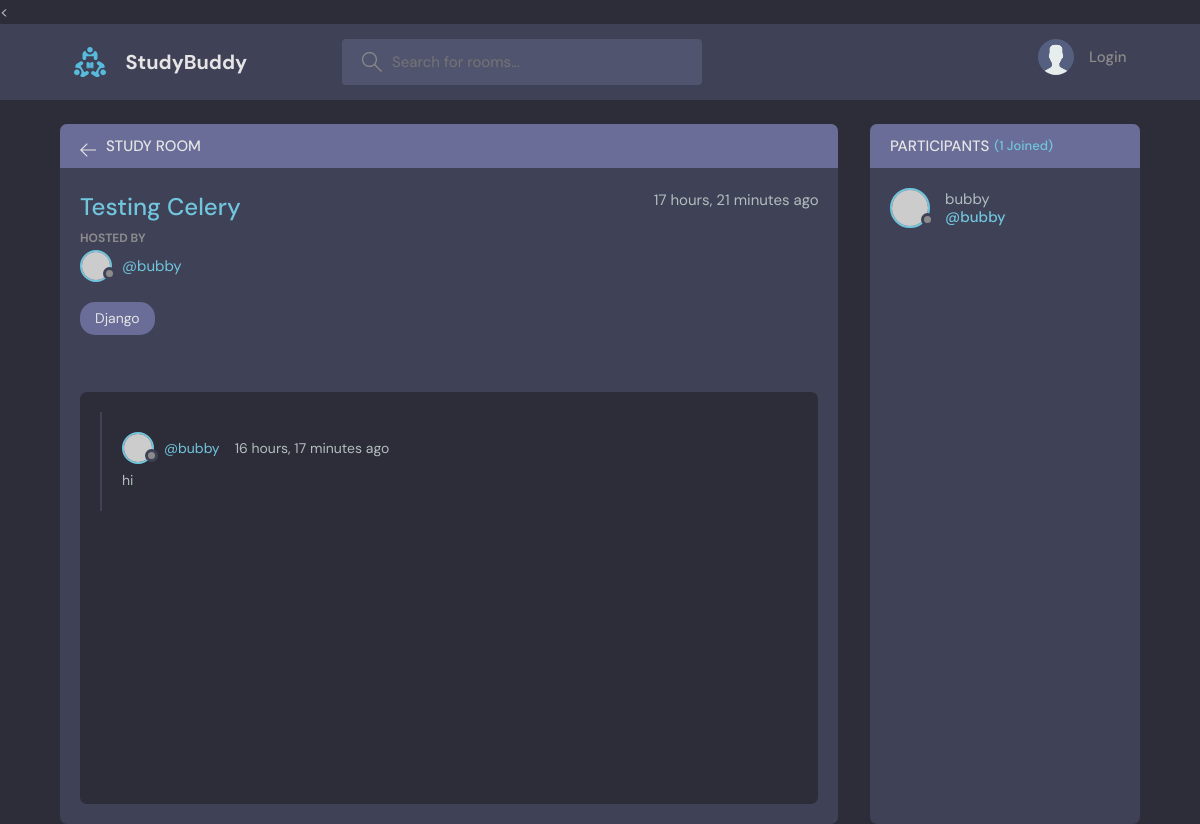
The app's page /room/10/, older data.
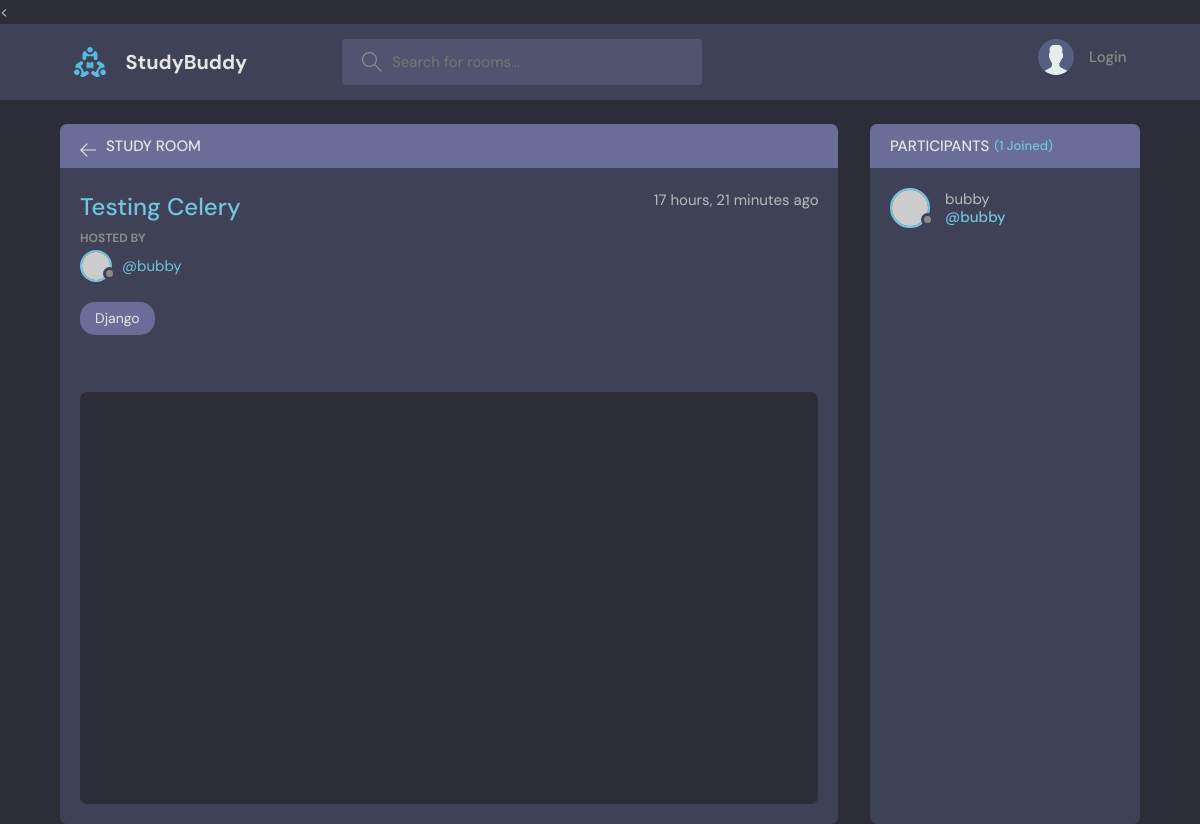
The same page, newer data.
### base/models.py (models this page shows, shortened)
class Room(models.Model):
    host = models.ForeignKey(User, on_delete=models.SET_NULL, null=True)
    topic = models.ForeignKey(Topic, on_delete=models.SET_NULL, null=True)
    name = models.CharField(max_length=200)
    description = models.TextField(null=True, blank=True)
    participants = models.ManyToManyField(User, related_name='participants', blank=True)
    updated = models.DateTimeField(auto_now=True)
    created = models.DateTimeField(auto_now_add=True)
    class Meta:
        ordering = ["-updated", "-created"]

class Topic(models.Model):
    name = models.CharField(max_length=200)
    def __str__(self):
        return self.name

class Message(models.Model):
    user = models.ForeignKey(User, on_delete=models.CASCADE)
    room = models.ForeignKey(Room, on_delete=models.CASCADE)
    body = models.TextField()
    updated = models.DateTimeField(auto_now=True)
    created = models.DateTimeField(auto_now_add=True)
    class Meta:
        ordering = ["-updated", "-created"]

### base/views.py (the view, shortened to what this page needs)
# urls.py: path('room/<str:pk>/', views.room, name="room"),
def room(request, pk):
    room = Room.objects.get(id=pk)
    room_messages = room.message_set.all()
    participants = room.participants.all()
    context = {"room": room, "room_messages":room_messages, "participants":participants}
    return render(request, "base/room.html", context)

### base/templates/base/room.html (shortened to what this page needs)
<{% extends 'main.html' %}
{% block content %}
    <main class="profile-page layout layout--2">
      <div class="container">
        <div class="room">
          <div class="room__top">
            <div class="room__topLeft">
              <a href="{% url 'home' %}">
                <svg version="1.1" xmlns="http://www.w3.org/2000/svg" width="32" height="32" viewBox="0 0 32 32">
                  <title>arrow-left</title>
                  <path
                    d="M13.723 2.286l-13.723 13.714 13.719 13.714 1.616-1.611-10.96-10.96h27.625v-2.286h-27.625l10.965-10.965-1.616-1.607z"
                  ></path>
                </svg>
              </a>
              <h3>Study Room</h3>
            </div>
          </div>
          <div class="room__box scroll">
            <div class="room__header scroll">
              <div class="room__info">
                <h3>{{room.name}}</h3>
                <span>{{room.created|timesince}} ago</span>
              </div>
              <div class="room__hosted">
                <p>Hosted By</p>
                <a href="{% url 'user-profile' room.host.id %}" class="room__author">
                  <div class="avatar avatar--small">
                    <img src="https://randomuser.me/api/portraits/men/37.jpg" />
                  </div>
                  <span>@{{room.host.username}}</span>
                </a>
              </div>
              <span class="room__topics">{{room.topic}}</span>
            </div>
            <div class="room__conversation">
              <div class="threads scroll">
                {% for message in room_messages %}
                <div class="thread">
                  <div class="thread__top">
                    <div class="thread__author">
                      <a href="{% url 'user-profile' message.user.id %}" class="thread__authorInfo">
                        <div class="avatar avatar--small">
                          <img src="https://randomuser.me/api/portraits/men/37.jpg" />
                        </div>
                        <span>@{{message.user.username}}</span>
                      </a>
                      <span class="thread__date">{{message.created|timesince}} ago</span>
                    </div>
                  </div>
                  <div class="thread__details">
                    {{message.body}}
                  </div>
                </div>
                {% endfor %}
              </div>
            </div>
          </div>
        </div>
        <div class="participants">
          <h3 class="participants__top">Participants <span>({{participants.count}} Joined)</span></h3>
          <div class="participants__list scroll">
            {% for participant in participants %}
            <a href="{% url 'user-profile' participant.id %}" class="participant">
              <div class="avatar avatar--medium">
                <img src="https://randomuser.me/api/portraits/men/37.jpg" />
              </div>
              <p>
                {{participant.username}}
                <span>@{{participant.username}}</span>
              </p>
            </a>
            {% endfor %}
          </div>
        </div>
      </div>
    </main>
{% endblock %}

### templates/main.html (shortened to what this page needs)
<!DOCTYPE html>
{% load static %}
<html lang="en">
  <head>
    <link rel="stylesheet" href="{%static 'styles/style.css'%}" />
  </head>
  <body>
    {% include "navbar.html"%}
    {% block content %}
    {% endblock %}
  </body>
</html>

### templates/navbar.html (shortened to what this page needs)
{% load static %}
<header class="header header--loggedIn">
    <div class="container">
      <a href="{% url 'home' %}" class="header__logo">
        <img src="{% static 'images/logo.svg' %}" />
        <h1>StudyBuddy</h1>
      </a>
      <form class="header__search" method="GET" action="{% url 'home' %}">
        <label>
          <input name="q" placeholder="Search for rooms..." />
        </label>
      </form>
      <nav class="header__menu">
        {% if request.user.is_authenticated %}
        <div class="header__user">
          <a href="{% url 'user-profile' request.user.id %}">
            <div class="avatar avatar--medium active">
              <img src="https://randomuser.me/api/portraits/men/37.jpg" />
            </div>
            <p>{{request.user.username}} <span>@{{request.user.username}}</span></p>
          </a>
          <button class="dropdown-button">
            <svg version="1.1" xmlns="http://www.w3.org/2000/svg" width="32" height="32" viewBox="0 0 32 32">
              <title>chevron-down</title>
              <path d="M16 21l-13-13h-3l16 16 16-16h-3l-13 13z"></path>
            </svg>
          </button>
        </div>
        {% else %}
        <a href="{% url 'login' %}">
          <img src="{% static 'images/avatar.svg' %}" />
          <p>Login</p>
        </a>
        {% endif %}
      </nav>
    </div>
  </header>

Row changes from the older to the newer data that the page shows:
removed Message: user.username "bubby", created "16 hours, 17 minutes", body "hi"
